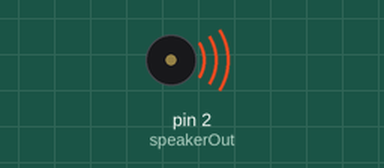
A sketch run on a simulated Arduino Uno, built with avr-gcc and run on an emulated ATmega328P. Parts: buzzer (waves = sounding).

Above: at 0.2 s.
At 20.5 s:
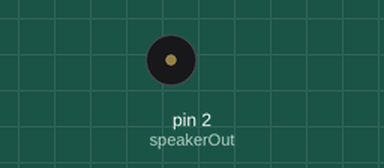
Timing chart, 0 to 25.3 s (numbered marks = the images above):
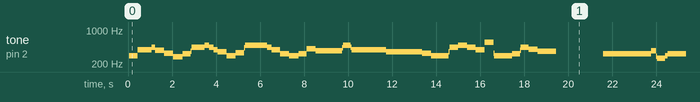

The sketch:

MelodiesTemplates.ino
```cpp
// Notes
#define  c     3830    // 261 Hz
#define  d     3400    // 294 Hz
#define  e     3038    // 329 Hz
#define  f     2864    // 349 Hz
#define fSharp 2702    // 369.99 Hz
#define  g     2550    // 392 Hz
#define  a     2272    // 440 Hz
#define  b     2028    // 493 Hz
#define  C     1912    // 523 Hz
#define CSharp 1798    // 556 Hz
#define  D     1703    // 587.32 Hz
#define FSharp 1351    // 739 Hz
// no sound
#define  R     0
#define THE_END -1

// Length
#define l4 16
#define l3 24
#define l2 32
#define l1 64
#define l8 8
#define l16 4

// The port for connection
int speakerOut = 2;

// Set the pins
void setup() {
  pinMode(speakerOut, OUTPUT);
}
/*
 * The melody should be initialize as follows:
 * The first array of integers should contain the notes(see definition above).
 * The second one should contain the length of the appropriate note.
 * The array of notes MUST end with THE_END symbol.
 */
int MCmelody[] = {d,   g,g,a,g,fSharp,     e,c,e,     a,a,b,a,g,        fSharp,d,fSharp,   b,b,C,b,a,        g,e,d,d,      e,a,fSharp,   g,b,     g,g,g,     fSharp,fSharp,   g,fSharp,e,     d,a,     b,a,a,g,g,      D,d,d,d,     e,a,fSharp,   g,  R, R, THE_END};
int MCbeats[]  = {l4,  l4, l8,l8,l8,l8,    l4,l4,l4,  l4,l8,l8,l8,l8,   l4,l4,l4,          l4,l8,l8,l8,l8,   l4,l4,l8,l8,  l4,l4,l4,     l2,l4,   l4,l4,l4,  l4,l2,           l4,l4,l4,       l2,l4,   l4,l8,l8,l8,l8, l4,l4,l8,l8, l4,l4,l4,     l2, l1,l1};

int JBmelody[] = {e,e,e,   e,e,e,    e,g,c,d,      e,    f,f,f,f,      f,e,e,e,e,        e,d,d,e,       d,g,    e,e,e,    e,e,e,     e,g,c,d,      e,  f,f,f,f,     f,e,e,e,e,      g,g,f,d,     c,  R, R, THE_END};
int JBbeats[]  = {l4,l4,l2, l4,l4,l2, l4,l4,l3,l8, l1,   l4,l4,l3,l8,  l4,l4,l4,l8,l8,   l4,l4,l4,l4,   l2,l2,  l4,l4,l2, l4,l4,l2,  l4,l4,l3,l8,  l1, l4,l4,l4,l4, l4,l4,l4,l8,l8, l4,l4,l4,l4, l1, l1,l1};

int* mels[] = {MCmelody, JBmelody};
int* bs[] = {MCbeats, JBbeats};

// The tempo for melodies
long MCtempo = 25000;
long JBtempo = 15000;

long temps[] = {MCtempo, JBtempo};

// Set length of pause between notes
int pause = 1000;
// Loop variable to increase Rest length
int rest_count = 100; //<-BLETCHEROUS HACK; See NOTES

// Initialize core variables
int tone_ = 0;
int beat = 0;
long duration  = 0;

// PLAY TONE  ==============================================
// Pulse the speaker to play a tone for a particular duration
void playTone() {
  long elapsed_time = 0;
  if (tone_ > 0) { // if this isn't a Rest beat, while the tone has
    //  played less long than 'duration', pulse speaker HIGH and LOW
    while (elapsed_time < duration) {

      digitalWrite(speakerOut,HIGH);
      delayMicroseconds(tone_ / 2);

      // DOWN
      digitalWrite(speakerOut, LOW);
      delayMicroseconds(tone_ / 2);

      // Keep track of how long we pulsed
      elapsed_time += (tone_);
    }
  }
  else { // Rest beat; loop times delay
    for (int j = 0; j < rest_count; j++) { // See NOTE on rest_count
      delayMicroseconds(duration);
    }
  }
}


void loop() {
for(int i = 0; i < 2; i++){
  int* mel = mels[i];
  int* beats = bs[i];
  long tempo = temps[i];
  int len = getLength(mel);
  for(int i = 0; i < len; i++){
    tone_ = mel[i];
    beat = beats[i];

    duration = beat * tempo; // Set up timing

    playTone();
    // A pause between notes...
    delayMicroseconds(pause);
  }
}

}


int getLength(int* arr){
  int i = 0;
  while(arr[i++] != THE_END);
  return i-1;
}
```

Measured:
- by itself, tone on pin 2 (speakerOut): plays 293 Hz for 0.40 s, 391 Hz for 0.64 s, 438 Hz for 0.16 s, 386 Hz for 0.40 s, 332 Hz for 0.40 s, 281 Hz for 0.44 s … (224 notes in this stretch)
